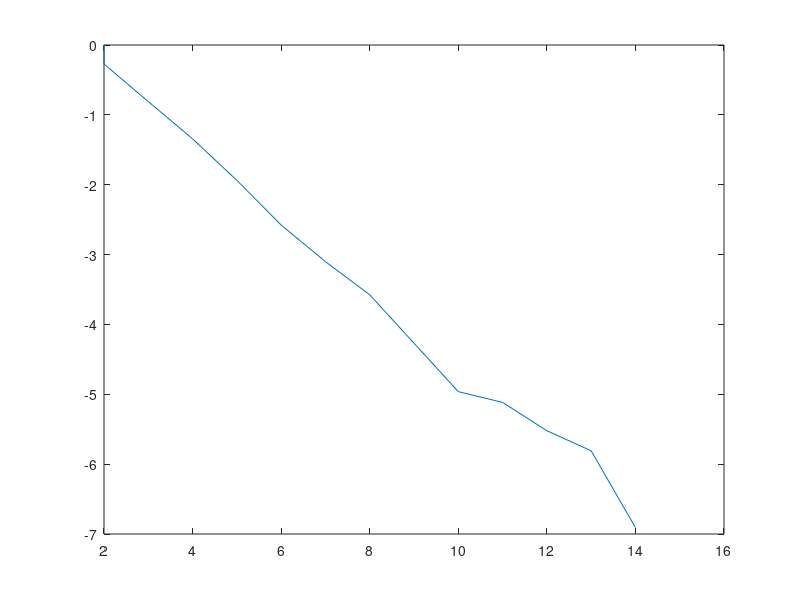
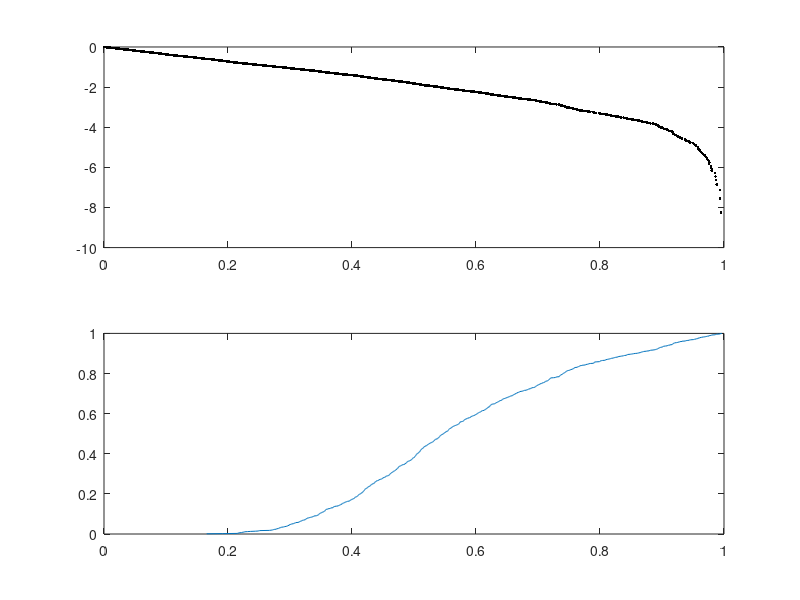

MATLAB code for these plots, in order:
clc
clear all

M=1000;

Nmin=2;
Nave=3.88;
theta=Nave-Nmin;
ns=Nmin+round(exprnd(theta,M,1));

[f,x]=ecdf(ns);
figure(1)
clf
plot(x,log(1-f))

maxes=zeros(M,1);
for k=1:M
    %vals(k).x=rand(1,ns(k));
    vals(k).x=exprnd(1,1,ns(k));
    vals(k).x=1*vals(k).x/sum(vals(k).x);
    maxes(k)=max(vals(k).x);
end

vcat=[vals.x];
[f,x]=ecdf(vcat);
figure(2)
clf
subplot(2,1,1)
plot(x,log(1-f),'k.')
subplot(2,1,2)
[f,x]=ecdf(maxes);
plot(x,f)
